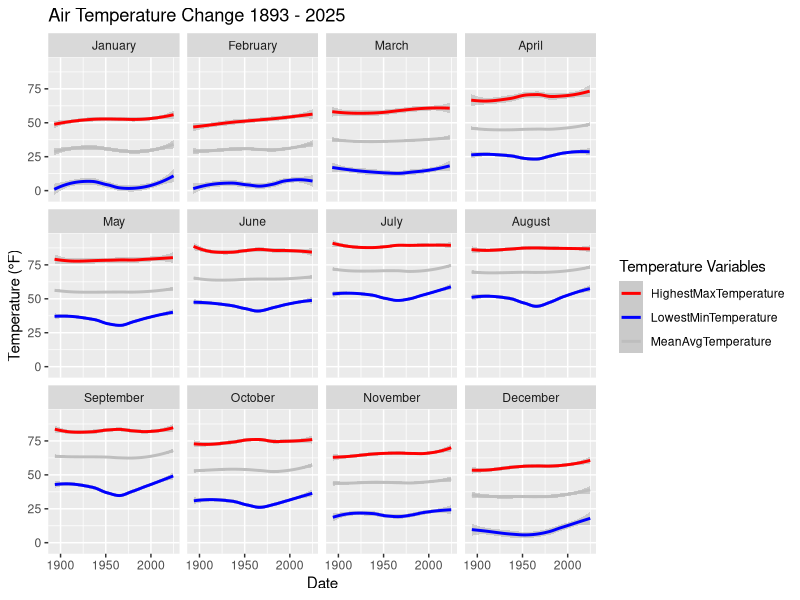

Source code (R):
#'--------------------------------------
#' SC ACIS Climate Data
#' https://scacis.rcc-acis.org/
#' Single-Station Products: Monthly Summarized Data
#' Variables: Avg temp, Min temp, Max temp, Precipitation
#' Year range: 1893 - 2025
#' Station: Hyannis
#'--------------------------------------

# TODO: Simple means are calculated by month, not accounting for missing data.
#       Consider options: impute missing data, use only days with complete data, other?

library(readr) # for reading in files
library(lubridate) # for date time formats
library(dplyr) # for data manipulation and transformation
library(ggplot2) # for data visualization

# Import csv file from local folder
hyannis_climate_data <- read_csv("data/climate_date_hyannis_1893_2025.csv")

# Fix data types
hyannis_climate_data <- hyannis_climate_data |> 
  mutate(
    # convert Date to date format, yyyy-mm-01
    Date = ymd(paste0(Date, "-01")),
    
    # add year and month columns
    Year = year(Date),
    Month = month(Date),
    MonthName = factor(month.name[Month], levels = month.name),
    
    # convert missing values "M" and trace values "T" to NA
    across(c(MeanAvgTemperature, LowestMinTemperature,
             HighestMaxTemperature, TotalPrecipitation),
           ~ na_if(., "M") |> na_if("T")),
    
    # convert variables to numeric
    across(c(MeanAvgTemperature, LowestMinTemperature,
             HighestMaxTemperature, TotalPrecipitation),
            as.numeric)
  )


# graph all 4 variables over time
ggplot(data = hyannis_climate_data,
                mapping = aes(x = Date)) +
  geom_smooth(mapping = aes(y = MeanAvgTemperature,
                            color = "MeanAvgTemperature")) +
  geom_smooth(mapping = aes(y = LowestMinTemperature,
                            color = "LowestMinTemperature")) +
  geom_smooth(mapping = aes(y = HighestMaxTemperature,
                            color = "HighestMaxTemperature")) +
  scale_color_manual(values = c("MeanAvgTemperature" = "grey", 
                                "LowestMinTemperature" = "blue", 
                                "HighestMaxTemperature" = "red")) +
  facet_wrap(~MonthName) +
  labs(title = "Air Temperature Change 1893 - 2025", 
       y = "Temperature (°F)", color = "Temperature Variables")

